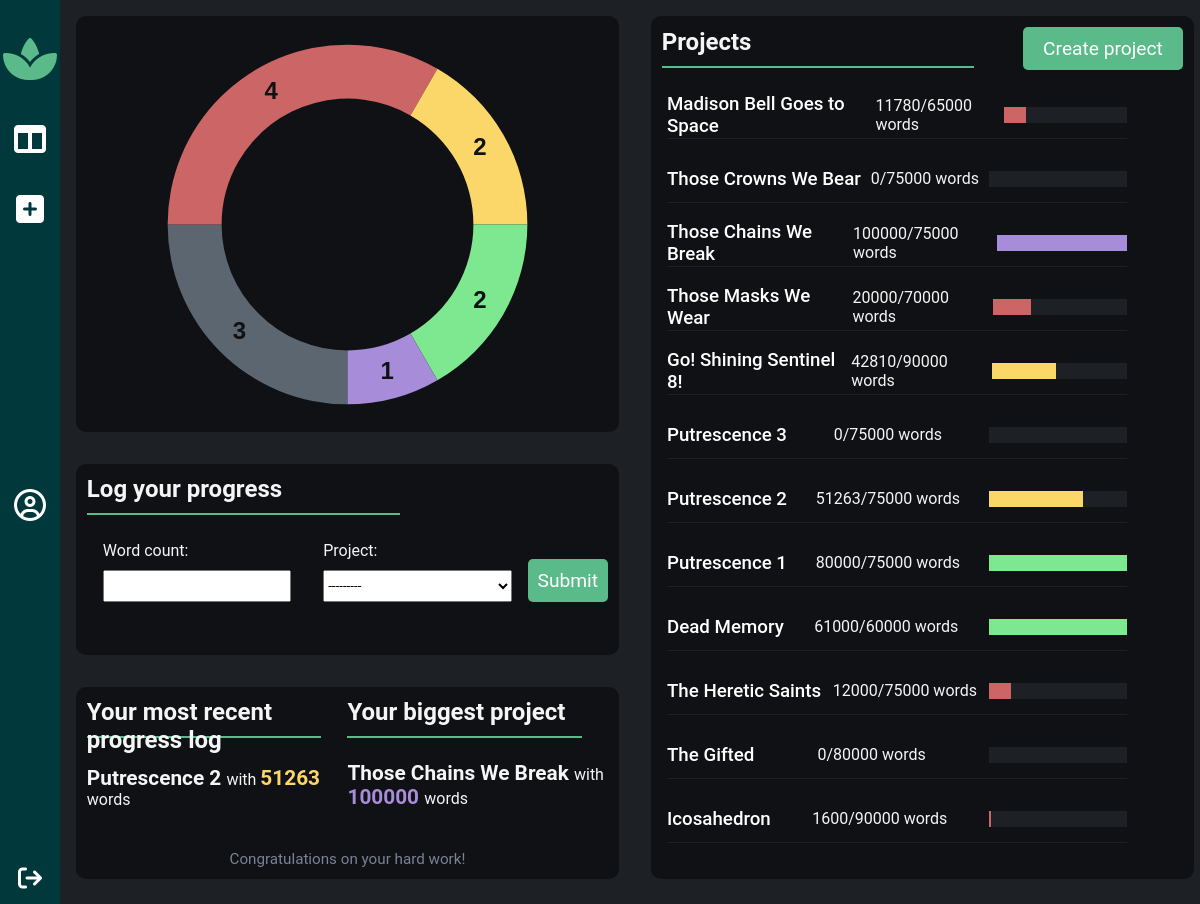
The page /projects/dashboard (signed in) on the database its author committed.
### projects/models.py (models this page shows, shortened)
class Progress(models.Model):
  word_count = models.IntegerField(blank=False)
  insertion_date = models.DateTimeField(auto_now_add=True)
  user_id = models.ForeignKey(User, on_delete=models.CASCADE, default=None)
  project_id = models.ForeignKey(Project, on_delete=models.CASCADE, default=None, verbose_name="Project")

class Project(models.Model):
  name = models.CharField(max_length=100, blank=False)
  summary = models.TextField(blank=True)
  insertion_date = models.DateTimeField(auto_now_add=True)
  target_count = models.IntegerField(blank=False)
  user_id = models.ForeignKey(User, on_delete=models.CASCADE, default=None)
  type_id = models.ForeignKey(Type, on_delete=models.SET(1), default=None, verbose_name="Type")
  genres = models.ManyToManyField(
    Genre,
    db_table="project_genre"
  )
  def __str__(self):
    return self.name

### projects/views.py (the view)
# urls.py: path('dashboard', views.dashboard, name="dashboard"),
@login_required(login_url="/users/login")
def dashboard(request):
  projects = Project.objects.filter(user_id=request.user).order_by('-insertion_date')
  user = User.objects.get(id=request.user.id)
  activate(user.timezone)
  most_recent_progress = Progress.objects.filter(user_id=request.user).order_by('-insertion_date').first()
  most_recent_progress.color = get_progress_color((most_recent_progress.word_count / most_recent_progress.project_id.target_count) * 100)
  most_advanced_project = Progress.objects.filter(user_id=request.user).order_by('-word_count').first()
  most_advanced_project.color = get_progress_color((most_advanced_project.word_count / most_advanced_project.project_id.target_count) * 100)
  for project in projects:
    project.percentage = 0
    project.word_count = 0
    last_progress = Progress.objects.filter(project_id=project.id, user_id=request.user).order_by('-insertion_date').first()
    if last_progress is not None:
      project.percentage = round((last_progress.word_count / project.target_count) * 100, 1)
      project.word_count = last_progress.word_count
    project.color = get_progress_color(project.percentage)
  if request.method == "POST":
    form = forms.LogProgressDashboard(request.POST)
    if form.is_valid():
      new_progress = form.save(commit=False)
      new_progress.user_id = request.user
      new_progress.save()
      return redirect('projects:dashboard')
  else:
    form = forms.LogProgressDashboard()
  chart_data = format_donut_chart_data(projects)
  return render(request, 'projects/dashboard.html', {
    'projects': projects,
    'form': form,
    'chart_data': chart_data,
    'most_recent_progress': most_recent_progress,
    'most_advanced_project': most_advanced_project
  })

### projects/forms.py
class LogProgressDashboard(forms.ModelForm):
  class Meta:
    model = models.Progress
    fields = ['word_count', 'project_id']

### projects/utils/get_progress_color.py (called while the page is built)
def get_progress_color(percentage: float):
  if percentage > 0 and percentage <= 33:
    return 'hsl(0, 50%, 60%)'
  if percentage > 33 and percentage < 100:
    return 'hsl(45, 95%, 70%)'
  if percentage >= 100 and percentage <= 110:
    return 'hsl(130, 70%, 70%)'
  if percentage > 110:
    return 'hsl(260, 50%, 70%)'
  return 'hsl(210, 10%, 40%)'

### projects/templates/projects/dashboard.html (shortened to what this page needs)
{% extends 'layout.html' %}
{% block script %}
    <script>
        window.addEventListener("load", (event) => {
            const chart = new CanvasJS.Chart("chartContainer",{
                theme: "dark2",
                animationEnabled: false,
                exportEnabled: false,
                backgroundColor: 'transparent',
                height: 395,
                data: [{
                    type: "doughnut",
                    indexLabel: "{y}",
                    indexLabelPlacement: 'inside',
                    indexLabelFontColor: "hsl(220, 12%, 7%)",
                    indexLabelFontSize: 24,
                    indexLabelFontWeight: 700,
                    explodeOnClick: false,
                    yValueFormatString: "#,##",
                    startAngle: 90,
                    highlightEnabled: false,
                    dataPoints: {{ chart_data|safe }}
                }],
                toolTip: {
                    enabled: false,
                },
            });
            chart.render();
        });
    </script>
{% endblock %}
{% block content %}
    <div class="dashboard-ctn">
        <section class="donut-chart">
            <div id="chartContainer" style="width: 100%; height: 360px;"></div>
        </section>
        <section class="progress-form-dbd">
            <h2>Log your progress</h2>
            <form action="/projects/dashboard" method="post" class="form-w-validation-hr">
                {{ form }}
                <button type="submit" class="primary-btn">Submit</button>
            </form>
        </section>
        <section class="statistics">
            <div class="stats-ctn">
            <div>
                <h2>Your most recent progress log</h2>
                <p>
                    <span class="statistics-emphasis">
                        {{ most_recent_progress.project_id.name }}
                    </span> with <span class="statistics-emphasis" style="color: {{ most_recent_progress.color }};">
                        {{ most_recent_progress.word_count }}
                    </span> words
                </p>
            </div>
            <div>
                <h2>Your biggest project</h2>
                <p>
                    <span class="statistics-emphasis">
                        {{ most_advanced_project.project_id.name }}
                    </span> with <span class="statistics-emphasis" style="color: {{ most_advanced_project.color }};">
                        {{ most_advanced_project.word_count }}
                    </span> words
                </p>
            </div>
        </div>
        <p class="encouragments">Congratulations on your hard work!</p>
        </section>
        <section class="projects-list">
            <div class="title-ctn">
                <h2>Projects</h2>
                <a href="{% url 'projects:create_project' %}" class="link-btn primary-btn">Create project</a>
            </div>
            <ul class="projects-ctn">
                {% for project in projects %}
                    <li class="project-item">
                        <h3>
                            <a href="{% url 'projects:project' prj_id=project.id %}">{{ project.name }}</a>
                        </h3>
                        <p>{{project.word_count}}/{{project.target_count}} words</p>
                        <div class="bar-ctn" title="{{ project.percentage}}%">
                            <div
                                class="bar"
                                style="width:{{ project.percentage }}%;max-width: 100%;background-color: {{ project.color }};"
                            />
                        </div>
                    </li>
                {% endfor %}
            </ul>
        </section>
    </div>
{% endblock %}

### templates/layout.html (shortened to what this page needs)
<!DOCTYPE html>
{% load static %}
<html lang="en">
<head>
    {% block script %}
    {% endblock %}
    <link rel="stylesheet" href="{% static 'css/style.css' %}">
</head>
<body>
    <aside>
        <header>
            <p><i class="fa-solid fa-spa"></i></p>
        </header>
        <nav>
            <a href="{% url 'projects:dashboard' %}" alt="Dashboard" title="Dashboard"><i class="fa-solid fa-table-columns"></i></a>
            <a href="{% url 'projects:create_project' %}" alt="create project" title="Create project"><i class="fa-solid fa-square-plus"></i></a>
        </nav>
        <nav>
            <a href="{% url 'users:manage' %}" alt="Manage user" title="Manage user"><i class="fa-regular fa-circle-user"></i></i></a>
        </nav>
        <form class="logout" action="{% url 'users:logout' %}" method="POST">
            <button class="logout-btn" alt="logout" title="Logout"><i class="fa-solid fa-arrow-right-from-bracket"></i></button>
        </form>
    </aside>
    <main>
        {% block content %}
        {% endblock %}
    </main>
</body>
</html>

### static/css/style.css (style rules this page uses)
* { margin: 0; padding: 0; box-sizing: border-box; --dark-color: #01383b; --main-color: #5ABA8A; --light-color: #b6e07f; --gradient: linear-gradient(to left, var(--dark-color), var(--main-color), var(--light-color)); --background: hsl(220, 12%, 13%); --section: hsl(220, 12%, 7%); font-family: 'Roboto', 'Arial Narrow', Arial, sans-serif; }
body { min-height: 100vh; background-color: var(--background); color: whitesmoke; display: flex; flex-flow: row; font-family: sans-serif; }
header { width: 100%; }
header p { font-size: 3rem; margin: 2rem 0; text-align: center; color: var(--main-color); }
aside { height: 100vh; width: 5%; display: flex; flex-direction: column; align-items: center; justify-content: space-between; background-color: var(--dark-color); }
nav { color: white; font-size: 2rem; display: flex; flex-direction: column; align-items: center; justify-content: flex-start; height: 70%; gap: 2rem; }
aside a { color: white; }
aside form { height: 5rem; }
aside form button { font-size: 1.5rem; }
main { flex-grow: 1; display: flex; flex-direction: column; padding: 1rem; height: 100vh; }
a { text-decoration: none; color: var(--main-color); }
.link-btn { font-size: 1.2rem; padding: 10px; color: white; border-radius: 5px; width: 10rem; cursor: pointer; background: none; border: none; display: block; }
ul { padding: 1%; list-style-type: none; }
section { background-color: var(--section); border-radius: 10px; padding: 2%; }
button { font-size: 1.2rem; padding: 10px; color: white; border-radius: 5px; width: 6rem; cursor: pointer; background: none; border: none; }
.primary-btn { background: var(--main-color); border: none; text-align: center; }
form { display: flex; flex-direction: column; align-items: center; padding: 2% 0; }
form div { width: 50%; margin: 1rem; display: flex; flex-direction: column; }
input, textarea, select { width: 100%; margin-top: 10px; }
input, select:not([multiple]) { height: 2rem; }
.form-w-validation-hr { flex-direction: row; align-items: flex-end; }
.form-w-validation-hr div { margin-bottom: 0; }
h2 { border-bottom: 2px solid var(--main-color); height: 2.5rem; width: 60%; }
h3 a { color: white; font-weight: 500; }
.dashboard-ctn { display: grid; gap: 2rem; height: 100%; grid-template-columns: 49% 49%; grid-template-rows: repeat(4, 22%); }
.donut-chart { grid-column: 1 / 2; grid-row: 1 / 3; height: 100%; }
.statistics { grid-column: 1 / 2; grid-row: 4 / 5; display: flex; flex-direction: column; justify-content: space-between; }
.stats-ctn { display: flex; flex-direction: row; align-items: stretch; height: 65%; }
.stats-ctn div { width: 50%; display: flex; flex-direction: column; justify-content: space-between; }
.statistics h2 { width: 90%; }
.statistics-emphasis { font-size: 1.3rem; font-weight: 700; }
.encouragments { font-size: .95rem; color:hsl(220, 12%, 53%); text-align: center; }
.projects-list { grid-column: 2 / 2; grid-row: 1 / 5; }
.projects-ctn { overflow: scroll; max-height: 92%; scrollbar-color: var(--dark-color) transparent; }
.projects-ctn li { margin: 1rem 0; border-bottom: 1px solid var(--background); height: 3rem; display: flex; flex-direction: row; justify-content: space-between; align-items: center; width: 90%; }
.projects-ctn li .bar-ctn { height: 1rem; width: 30%; }
.title-ctn { display: flex; flex-direction: row; justify-content: space-between; align-items: center; }
.progress-form-dbd { grid-column: 1 / 2; grid-row: 3 / 4; }
.bar-ctn { width: 100%; height: 3rem; background-color: var(--background); }
.bar { height: 100%; }

### rows shown on the page
Progress: project_id.name "Putrescence 2", word_count "51263"
Progress: project_id.name "Those Chains We Break", word_count "100000"
Project: name "Madison Bell Goes to Space", word_count "11780", target_count "65000", {{ project.percentage }} 18.1 (drawn)
Project: name "Those Crowns We Bear", word_count "0", target_count "75000"
Project: name "Those Chains We Break", word_count "100000", target_count "75000", {{ project.percentage }} 133.3 (drawn)
Project: name "Those Masks We Wear", word_count "20000", target_count "70000", {{ project.percentage }} 28.6 (drawn)
Project: name "Go! Shining Sentinel 8!", word_count "42810", target_count "90000", {{ project.percentage }} 47.6 (drawn)
Project: name "Putrescence 3", word_count "0", target_count "75000"
Project: name "Putrescence 2", word_count "51263", target_count "75000", {{ project.percentage }} 68.4 (drawn)
Project: name "Putrescence 1", word_count "80000", target_count "75000", {{ project.percentage }} 106.7 (drawn)
Project: name "Dead Memory", word_count "61000", target_count "60000", {{ project.percentage }} 101.7 (drawn)
Project: name "The Heretic Saints", word_count "12000", target_count "75000", {{ project.percentage }} 16.0 (drawn)
Project: name "The Gifted", word_count "0", target_count "80000"
Project: name "Icosahedron", word_count "1600", target_count "90000", {{ project.percentage }} 1.8 (drawn)
